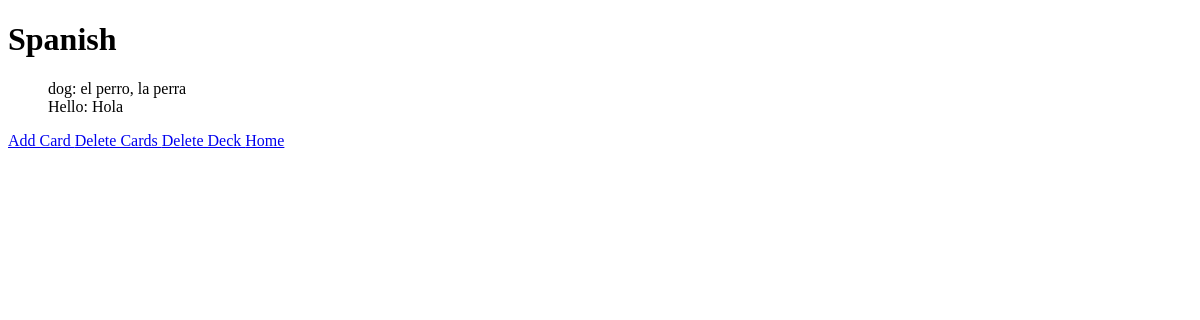
The app's page /cards/deck/2, older data.
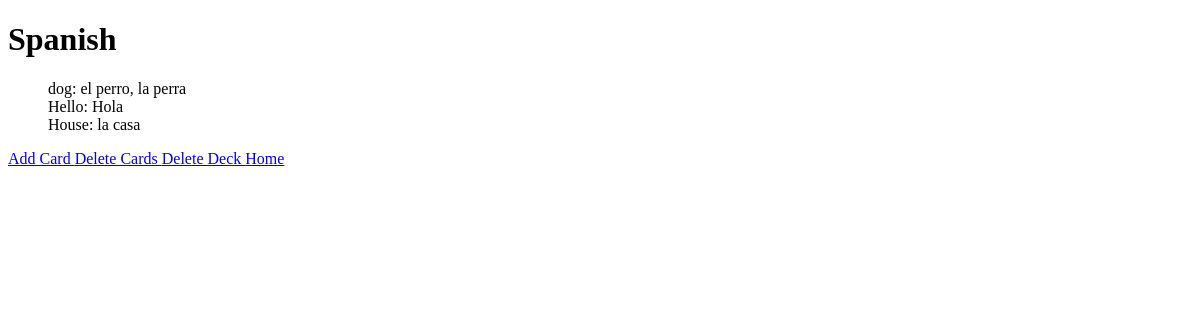
The same page, newer data.
### cards/models.py (models this page shows, shortened)
class Flashcard(models.Model):
    deck = models.ForeignKey(
        Deck,
        on_delete=models.CASCADE,
        related_name="flashcards",
    )
    front = models.CharField(max_length=255)
    back = models.CharField(max_length=255)
    created_at = models.DateTimeField(auto_now_add=True)

### cards/views.py (the view)
# urls.py: path("deck/<int:id>", views.deck, name="deck"),
def deck(request, id):
    deck = Deck.objects.get(id=id)
    cards = deck.flashcards.all()
    return render(request, "cards/deck.html", {
        "deck": deck,
        "cards": cards
    })

### cards/templates/cards/deck.html
{% extends "cards/layout.html" %}
{% block body %}
    <h1>{{ deck.name }}</h1>
    {% if delete_mode %}
        <form method="post">
            {% csrf_token %}
            <ul style="list-style-type:none;">
                {% for card in cards %}
                    <li>
                        <label>
                            <input type="checkbox" name="cards" value="{{ card.id }}">
                            {{ card.front }}: {{ card.back }}
                        </label>
                    </li>
                {% endfor %}
            </ul>
            <button type="submit">Delete Selected</button>
        </form>
    {% else %}
        <ul style="list-style-type:none;">
            {% for card in cards %}
                <li>{{ card.front }}: {{ card.back }}</li>
            {% endfor %}
        </ul>
        <a href="{% url 'add_card' deck.id %}">
            Add Card
        </a>
        <a href="{% url 'delete_cards' deck.id %}">
            Delete Cards
        </a>
        <a href="{% url 'delete_deck' deck.id %}">
            Delete Deck
        </a>
    {% endif %}
{% endblock %}

Row changes from the older to the newer data that the page shows:
added Flashcard: front "House", back "la casa"
